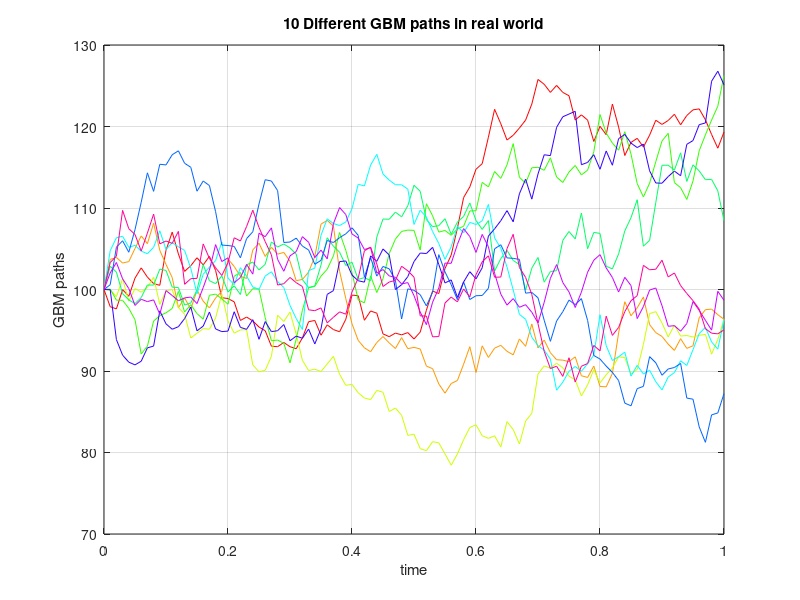
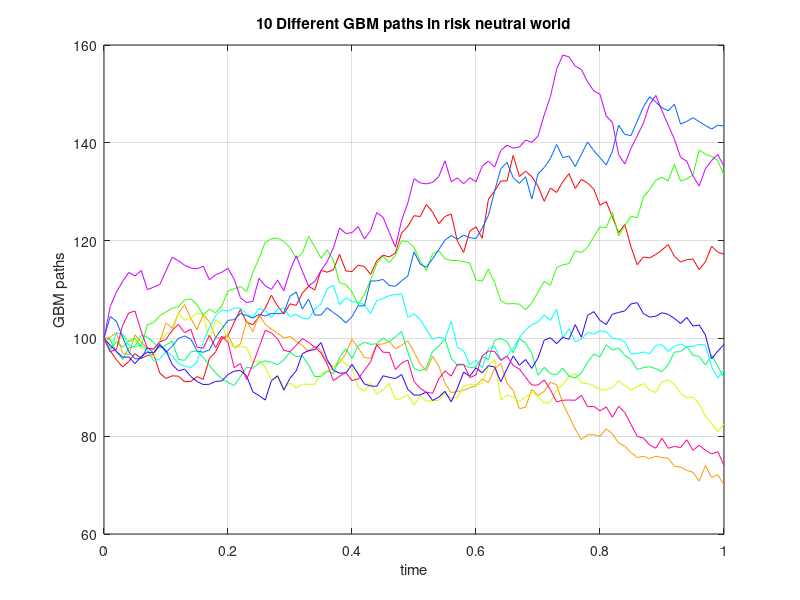

These charts were generated, in order, by the following MATLAB code: (Note: a time limit stopped this script after it produced the figures.)
function[]=geometric_brown()
    cd('/home/mathsuser/nik/lab 10');clc;
    format long;
    phu=0.1;sigma=0.2;r=.05;s0=100;
    %%%%%%%%%%%% GBM paths %%%%%%%%%%%%%%%%%%
    gbm_init(s0,phu,sigma,'real world');
    gbm_init(s0,r,sigma,'risk neutral world');
    %%%%%%%%%%%%%%%%%%Asian option %%%%%%%%%%%%%%%%%%%%
    fprintf('With 95%% confidence interval \n\n for k = 105 :\n');
    [call_payoff,put_payoff]=asian_option(s0,r,sigma,105,100,0.5);
    fprintf('for k = 110 :\n');
    [call_payoff,put_payoff]=asian_option(s0,r,sigma,110,100,0.5);
    fprintf('for k = 90 :\n');
    [call_payoff,put_payoff]=asian_option(s0,r,sigma,90,100,0.5);
    %%%%%%%%%%%%%%% Sensitivity analysis %%%%%%%%%%%%%%%
    sensitivity_s0(s0,r,sigma);
    sensitivity_r(s0,r,sigma);
    sensitivity_sigma(s0,r,sigma);
    sensitivity_k(s0,r,sigma);
    sensitivity_T(s0,r,sigma);
end

function[]=gbm_init(s0,phu,sigma,x)
    t=[0:0.01:1];
    for i=1:10
        stock_pr(i,:) = gbm(s0,phu,sigma);
    end
    plotting(stock_pr,t,x);
end

function[]=sensitivity_s0(s0,phu,sigma)
    s1=[50:1:150];
    for i=1:101
       [call_payoff(i),put_payoff(i)]= asian_option(s1(i),phu,sigma,105,1,0.5);
    end
    plotting_sensitivity(call_payoff,s1,'Call','initial stock_price');
    plotting_sensitivity(put_payoff,s1,'Put','initial stock_price');
end

function[]=sensitivity_r(s0,phu,sigma)
    r=[0:0.01:0.4];
    for i=1:length(r)
       [call_payoff(i),put_payoff(i)]= asian_option(s0,r(i),sigma,105,1,0.5);
    end
    plotting_sensitivity(call_payoff,r,'Call','r');
    plotting_sensitivity(put_payoff,r,'Put','r');
end

function[]=sensitivity_sigma(s0,phu,sigma)
    sigma=[0:0.01:0.5];
    for i=1:length(sigma)
       [call_payoff(i),put_payoff(i)]= asian_option(s0,phu,sigma(i),105,1,0.5);
    end
    plotting_sensitivity(call_payoff,sigma,'Call','Sigma');
    plotting_sensitivity(put_payoff,sigma,'Put','Sigma');
end

function[]=sensitivity_k(s0,phu,sigma)
    k=[50:1:150];
    for i=1:length(k)
       [call_payoff(i),put_payoff(i)]= asian_option(s0,phu,sigma,k(i),1,0.5);
    end
    plotting_sensitivity(call_payoff,k,'Call','K');
    plotting_sensitivity(put_payoff,k,'Put','K');
end

function[]=sensitivity_T(s0,phu,sigma)
    T=[0.2:.01:1.2];
    for i=1:length(T)
       [call_payoff(i),put_payoff(i)]= asian_option(s0,phu,sigma,105,1,T(i));
    end
    plotting_sensitivity(call_payoff,T,'Call','T');
    plotting_sensitivity(put_payoff,T,'Put','T');
end


function[root]=gbm(s0,phu,sig)
    s(1)=s0;
    for i=2:101
        z=randn(1);
        s(i)=s(i-1)*exp((phu-0.5*sig*sig)*0.01+sig*sqrt(.01)*z);
    end
    root=s;
end

function[root1,root2]=asian_option(s0,phu,sigma,k,j,T)
    for i=1:j
        [payoff_call(i),payoff_put(i)]=gbm_init_asian(s0,phu,sigma,k,T);
    end
    if j==100 
        confidence(payoff_call,payoff_put);
    end
    root1=payoff_call;
    root2=payoff_put;
end

function[root1,root2]=gbm_init_asian(s0,phu,sigma,k,T)
    t=[0:0.01:T];
    for i=1:1000
        stock_pr(i,:) = gbm_asian(s0,phu,sigma,t);
        est_stock(i)=mean(stock_pr(i,:));
        pay_off_call(i)=max(est_stock(i)-k,0);
        pay_off_put(i)=max(k-est_stock(i),0);
    end
    est_payoff_call=mean(pay_off_call);
    dis_payoff_call=exp(-phu*T)*est_payoff_call;
    est_payoff_put=mean(pay_off_put);
    dis_payoff_put=exp(-phu*T)*est_payoff_put;
    root1=dis_payoff_call;
    root2=dis_payoff_put;
end

function[root]=gbm_asian(s0,phu,sig,t)
    s(1)=s0;
    for i=2:length(t)
        z=randn(1);
        s(i)=s(i-1)*exp((phu-0.5*sig*sig)*0.01+sig*sqrt(.01)*z);
    end
    root=s;
end

function[root]=confidence(call,put)
    exp_payoff_call=mean(call);
    var_payoff_call=sqrt(var(call));
    exp_payoff_put=mean(put);
    var_payoff_put=sqrt(var(put));
    conf(exp_payoff_call,var_payoff_call,'call')
    conf(exp_payoff_put,var_payoff_put,'put')
end

function[]=conf(a,b,name)
    st=a-(1.96*b)/10;
    en=a+(1.96*b)/10;
    fprintf('for %s option confidence intervals are: [%f , %f]\n',name,st,en);
end



function[]=plotting(stock_pr,t,x)
    col = hsv(10);
    name=['10 Different GBM paths in ' x];
    p=figure('Name',name);
    for i=1:10
        plot(t,stock_pr(i,:),'color',col(i,:));
        hold on
    end
    title(name);
    grid on
    xlabel('time');
    ylabel('GBM paths');
    saveas(p,name,'png');
end

function[]=plotting_sensitivity(pay_off,s0,name1,name2)
    name=['plot of ' name1 ' payoff by varying ' name2];
    p=figure('Name',name);
    plot(s0,pay_off,'b');
    title(name);
    grid on
    xlabel(sprintf('Varying %s',name2));
    ylabel(sprintf('%s payoff',name1));
    saveas(p,name,'png');
end
